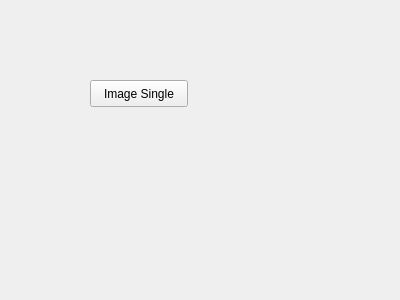
<?xml version="1.0" encoding="UTF-8"?>
<ui version="4.0">
 <class>ImageSingle</class>
 <widget class="QWidget" name="ImageSingle">
  <property name="geometry">
   <rect>
    <x>0</x>
    <y>0</y>
    <width>400</width>
    <height>300</height>
   </rect>
  </property>
  <property name="windowTitle">
   <string>Form</string>
  </property>
  <widget class="QPushButton" name="pushButton">
   <property name="geometry">
    <rect>
     <x>90</x>
     <y>80</y>
     <width>98</width>
     <height>27</height>
    </rect>
   </property>
   <property name="text">
    <string>Image Single</string>
   </property>
  </widget>
 </widget>
 <resources/>
 <connections/>
</ui>
